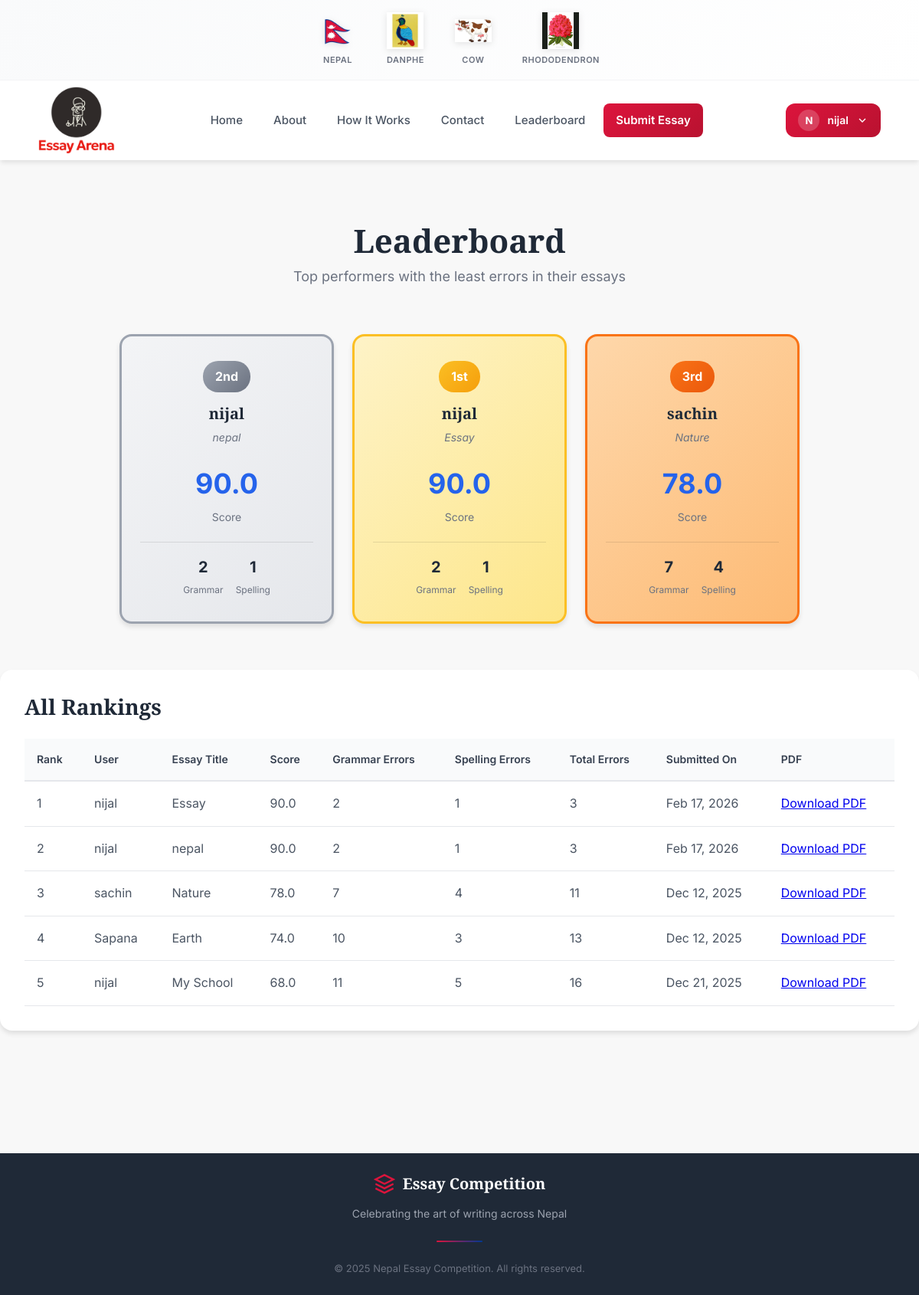
/leaderboard/ (signed in), run on the app's committed database.
### home/models.py (models this page shows, shortened)
class CustomUser(AbstractBaseUser, PermissionsMixin):
    username = models.CharField(max_length=150, unique=True)
    password = models.CharField(max_length=128)
    identydoc = models.FileField(upload_to='user_docs/', blank=True, null=True)
    DOB = models.DateField(null=True, blank=True)
    status = models.CharField(max_length=20, default="active")
    total_points = models.IntegerField(default=0)  #  Added for ml
    created_at = models.DateTimeField(auto_now_add=True)
    update_at = models.DateTimeField(auto_now=True)
    is_active = models.BooleanField(default=True)
    is_staff = models.BooleanField(default=False)
    USERNAME_FIELD = 'username'
    REQUIRED_FIELDS = []
    objects = CustomUserManager()

class Essay(models.Model):
    user = models.ForeignKey(settings.AUTH_USER_MODEL, on_delete=models.CASCADE)
    title = models.CharField(max_length=255)
    topic = models.CharField(max_length=100, blank=True, null=True)
    content = models.TextField()
    grammar_errors = models.PositiveIntegerField(default=0)
    spelling_errors = models.PositiveIntegerField(default=0)
    total_errors = models.PositiveIntegerField(default=0)
    score = models.FloatField(default=0)
    points = models.PositiveIntegerField(default=0)
    points = models.IntegerField(default=0)  #  Added for ml
    pdf_file = models.FileField(upload_to="essays/pdfs/", blank=True, null=True)
    is_approved = models.BooleanField(default=False)
    is_rejected = models.BooleanField(default=False)
    created_at = models.DateTimeField(auto_now_add=True)

### home/views.py (the view)
# urls.py: path('leaderboard/', views.leaderboard, name='leaderboard'),
def leaderboard(request):
    essays = Essay.objects.filter(is_approved=True).order_by('-score', 'total_errors', 'created_at')
    return render(request, "leaderboard.html", {"essays": essays})

### home/templates/leaderboard.html
{% extends "base.html" %}
{% load static %}
{% block extra_css %}
<link rel="stylesheet" href="{% static 'css/leaderboard.css' %}">
{% endblock %}
{% block content %}
<main class="main-content leaderboard-page">
    <div class="container">
        <div class="page-header">
            <h1>Leaderboard</h1>
            <p class="page-description">Top performers with the least errors in their essays</p>
        </div>
        {% if essays %}
        <div class="podium-section">
            <div class="podium">
                {% for essay in essays|slice:":3" %}
                {% if forloop.counter == 1 %}
                <div class="podium-item first">
                    <div class="rank-badge gold"><span>1st</span></div>
                    {% elif forloop.counter == 2 %}
                    <div class="podium-item second">
                        <div class="rank-badge silver"><span>2nd</span></div>
                        {% else %}
                        <div class="podium-item third">
                            <div class="rank-badge bronze"><span>3rd</span></div>
                            {% endif %}
                            <h3>{{ essay.user.username }}</h3>
                            <p class="essay-title">{{ essay.title|truncatewords:5 }}</p>
                            <div class="score-info">
                                <span class="score">{{ essay.score }}</span>
                                <span class="score-label">Score</span>
                            </div>
                            <div class="error-stats">
                                <div class="error-item">
                                    <span class="error-count">{{ essay.grammar_errors }}</span>
                                    <span class="error-type">Grammar</span>
                                </div>
                                <div class="error-item">
                                    <span class="error-count">{{ essay.spelling_errors }}</span>
                                    <span class="error-type">Spelling</span>
                                </div>
                            </div>
                        </div>
                        {% endfor %}
                    </div>
                </div>
                {% endif %}
                <div class="leaderboard-table-section">
                    <h2>All Rankings</h2>
                    {% if essays %}
                    <div class="table-wrapper">
                        <table class="leaderboard-table">
                            <thead>
                                <tr>
                                    <th>Rank</th>
                                    <th>User</th>
                                    <th>Essay Title</th>
                                    <th>Score</th>
                                    <th>Grammar Errors</th>
                                    <th>Spelling Errors</th>
                                    <th>Total Errors</th>
                                    <th>Submitted On</th>
                                    <th>PDF</th>
                                </tr>
                            </thead>
                            <tbody>
                                {% for essay in essays %}
                                <tr>
                                    <td>{{ forloop.counter }}</td>
                                    <td>{{ essay.user.username }}</td>
                                    <td>{{ essay.title }}</td>
                                    <td>{{ essay.score }}</td>
                                    <td>{{ essay.grammar_errors }}</td>
                                    <td>{{ essay.spelling_errors }}</td>
                                    <td>{{ essay.total_errors }}</td>
                                    <td>{{ essay.created_at|date:"M d, Y" }}</td>
                                    <td>
                                        {% if essay.pdf_file %}
                                        <a href="{{ essay.pdf_file.url }}" download>Download PDF</a>
                                        {% else %}
                                        N/A
                                        {% endif %}
                                    </td>
                                </tr>
                                {% endfor %}
                            </tbody>
                        </table>
                    </div>
                    {% else %}
                    <div class="empty-state">
                        <h3>No Essays Yet</h3>
                        <p>Be the first to submit an essay and top the leaderboard!</p>
                        <a href="{% url 'submit_essay' %}" class="btn-primary">Submit Essay</a>
                    </div>
                    {% endif %}
                </div>
            </div>
</main>
{% endblock %}

### home/templates/base.html (shortened to what this page needs)
{% load static %}
<!DOCTYPE html>
<html lang="en">
<head>
    <link rel="stylesheet" href="{% static 'css/base.css' %}">
    {% block extra_css %}{% endblock %}
</head>
<body>
    <header class="header" id="header">
        <div class="symbols-container">
            <div class="symbol-item">
                <img src="{% static 'images/nepalflag.png' %}" alt="Nepal Flag" class="symbol-img">
                <span class="symbol-label">Nepal</span>
            </div>
            <div class="symbol-item">
                <img src="{% static 'images/danphe.png' %}" alt="Danphe" class="symbol-img">
                <span class="symbol-label">Danphe</span>
            </div>
            <div class="symbol-item">
                <img src="{% static 'images/cow.png' %}" alt="Cow" class="symbol-img">
                <span class="symbol-label">Cow</span>
            </div>
            <div class="symbol-item">
                <img src="{% static 'images/rhododendron.png' %}" alt="Rhododendron" class="symbol-img">
                <span class="symbol-label">Rhododendron</span>
            </div>
        </div>
        <nav class="navbar">
            <a href="{% url 'home' %}" class="logo">
                <img src="{% static 'images/logo1.png' %}" alt="Nepal Essay Competition Logo" class="logo-img">
            </a>
            <div class="nav-menu" id="navMenu">
                <a href="{% url 'home' %}" class="nav-link">Home</a>
                <a href="#about" class="nav-link">About</a>
                <a href="#how-it-works" class="nav-link">How It Works</a>
                <a href="#contact" class="nav-link">Contact</a>
                <a href="{% url 'leaderboard' %}" class="nav-link">Leaderboard</a>
                <a href="{% url 'essay' %}" class="nav-link nav-link-highlight">Submit Essay</a>
            </div>
            <div class="nav-buttons">
                {% if request.user.is_authenticated %}
                <div class="profile-dropdown">
                    <button class="profile-btn" id="profileBtn">
                        <span class="profile-avatar">{{ request.user.username|slice:":1"|upper }}</span>
                        {{ request.user.username }}
                        <svg class="arrow-icon" viewBox="0 0 24 24" fill="none" stroke="currentColor" stroke-width="2">
                            <path d="M6 9l6 6 6-6" />
                        </svg>
                    </button>
                </div>
                {% else %}
                <a href="{% url 'login' %}" class="btn-login">Login</a>
                {% endif %}
            </div>
        </nav>
    </header>
    <main class="main-content">
        {% block content %}{% endblock %}
    </main>
    <footer class="footer">
        <div class="footer-content">
            <div class="footer-logo">
                <svg class="logo-icon" viewBox="0 0 24 24" fill="none" stroke="currentColor" stroke-width="2">
                    <path d="M12 2L2 7l10 5 10-5-10-5z" />
                    <path d="M2 17l10 5 10-5M2 12l10 5 10-5" />
                </svg>
                <span>Essay Competition</span>
            </div>
            <p class="footer-tagline">Celebrating the art of writing across Nepal</p>
            <div class="footer-divider"></div>
            <p class="footer-copyright">&copy; 2025 Nepal Essay Competition. All rights reserved.</p>
        </div>
    </footer>
</body>
</html>

### home/static/css/leaderboard.css (style rules this page uses)
* { margin: 0; padding: 0; box-sizing: border-box; }
body { background: #f8f8f8; color: #222; scroll-behavior: smooth; }
.main-content { padding: 40px 0 80px; min-height: calc(100vh - 140px); }
.page-header { text-align: center; margin-bottom: 60px; }
.page-header h1 { font-size: 42px; color: #1f2937; margin-bottom: 8px; }
.page-description { color: #6b7280; font-size: 18px; }
.podium-section { margin-bottom: 60px; }
.podium { display: flex; align-items: flex-end; justify-content: center; gap: 24px; flex-wrap: wrap; max-width: 1000px; margin: 0 auto; }
.podium-item { background: white; border-radius: 16px; padding: 32px 24px; text-align: center; transition: all 0.3s; box-shadow: 0 4px 6px rgba(0, 0, 0, 0.1); position: relative; width: 280px; }
.podium-item.first { order: 2; background: linear-gradient(135deg, #fef3c7, #fde68a); border: 3px solid #fbbf24; }
.podium-item.second { order: 1; background: linear-gradient(135deg, #f3f4f6, #e5e7eb); border: 3px solid #9ca3af; }
.podium-item.third { order: 3; background: linear-gradient(135deg, #fed7aa, #fdba74); border: 3px solid #f97316; }
.rank-badge { display: inline-flex; align-items: center; gap: 8px; padding: 8px 16px; border-radius: 20px; font-weight: bold; margin-bottom: 16px; font-size: 16px; }
.rank-badge.gold { background: linear-gradient(135deg, #fbbf24, #f59e0b); color: white; }
.rank-badge.silver { background: linear-gradient(135deg, #9ca3af, #6b7280); color: white; }
.rank-badge.bronze { background: linear-gradient(135deg, #f97316, #ea580c); color: white; }
.podium-item h3 { font-size: 20px; color: #1f2937; margin-bottom: 8px; }
.essay-title { color: #6b7280; font-size: 14px; margin-bottom: 16px; font-style: italic; }
.score-info { margin: 20px 0; }
.score { display: block; font-size: 36px; font-weight: bold; color: #2563eb; }
.score-label { display: block; color: #6b7280; font-size: 14px; margin-top: 4px; }
.error-stats { display: flex; gap: 16px; justify-content: center; padding-top: 16px; border-top: 1px solid rgba(0, 0, 0, 0.1); }
.error-item { display: flex; flex-direction: column; align-items: center; }
.error-count { font-size: 20px; font-weight: bold; color: #1f2937; }
.error-type { font-size: 12px; color: #6b7280; margin-top: 4px; }
.leaderboard-table-section { background: white; border-radius: 16px; padding: 32px; box-shadow: 0 4px 6px rgba(0, 0, 0, 0.1); }
.leaderboard-table-section h2 { font-size: 28px; color: #1f2937; margin-bottom: 24px; }
.table-wrapper { overflow-x: auto; }
.leaderboard-table { width: 100%; border-collapse: collapse; }
.leaderboard-table thead { background: #f9fafb; }
.leaderboard-table th { padding: 16px; text-align: left; font-weight: 600; color: #374151; font-size: 14px; border-bottom: 2px solid #e5e7eb; }
.leaderboard-table tbody tr { border-bottom: 1px solid #e5e7eb; transition: background 0.3s; }
.leaderboard-table td { padding: 16px; color: #4b5563; }
.footer { background: #1f2937; color: white; padding: 24px 0; text-align: center; margin-top: auto; }

### data on the page
CustomUser: user.username "N", user.username "nijal"
Essay: shows "1st", user.username "nijal", title "Essay", score "90.0", grammar_errors "2", spelling_errors "1", total_errors "3", created_at "Feb 17, 2026"
Essay: shows "2nd", user.username "nijal", title "nepal", score "90.0", grammar_errors "2", spelling_errors "1", total_errors "3", created_at "Feb 17, 2026"
Essay: shows "3rd", user.username "sachin", title "Nature", score "78.0", grammar_errors "7", spelling_errors "4", total_errors "11", created_at "Dec 12, 2025"
Essay: user.username "Sapana", title "Earth", score "74.0", grammar_errors "10", spelling_errors "3", total_errors "13", created_at "Dec 12, 2025"
Essay: user.username "nijal", title "My School", score "68.0", grammar_errors "11", spelling_errors "5", total_errors "16", created_at "Dec 21, 2025"
